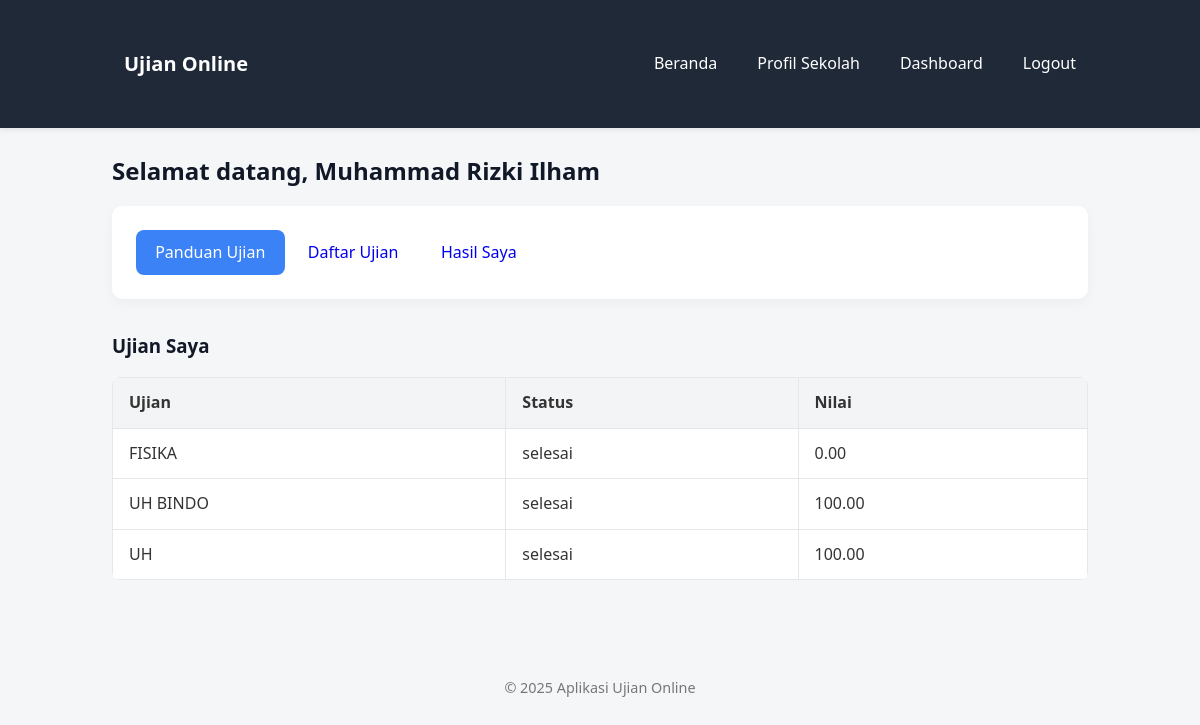
Screenshot of /siswa/index.php (signed in) with the database file from the repository.
### tables this page shows
CREATE TABLE `ujian_peserta` (
  `id` int(11) NOT NULL,
  `ujian_id` int(11) NOT NULL,
  `user_id` int(11) NOT NULL,
  `mulai_at` datetime DEFAULT NULL,
  `selesai_at` datetime DEFAULT NULL,
  `nilai` decimal(5,2) DEFAULT NULL,
  `status` enum('belum','sedang','selesai') DEFAULT 'belum',
  `created_at` timestamp NOT NULL DEFAULT current_timestamp()
);

CREATE TABLE `ujian` (
  `id` int(11) NOT NULL,
  `nama` varchar(150) NOT NULL,
  `mapel_id` int(11) DEFAULT NULL,
  `mulai_at` datetime NOT NULL,
  `selesai_at` datetime NOT NULL,
  `durasi_menit` int(11) NOT NULL,
  `acak_soal` tinyint(1) DEFAULT 1,
  `tampil_nilai` tinyint(1) DEFAULT 1,
  `created_by` int(11) NOT NULL,
  `created_at` timestamp NOT NULL DEFAULT current_timestamp()
);

### includes/functions.php (called while the page is built, shortened)
<?php
function h($str) {
    return htmlspecialchars($str, ENT_QUOTES, 'UTF-8');
}

### siswa/index.php (the view, shortened to what this page needs)
<?php
require_once __DIR__ . '/../config/db.php';
require_once __DIR__ . '/../includes/functions.php';
$user = current_user();
$stmt = $pdo->prepare('SELECT * FROM ujian_peserta WHERE user_id=? ORDER BY id DESC');
$stmt->execute([$user['id']]);
$peserta = $stmt->fetchAll();
include __DIR__ . '/../includes/header.php';
include __DIR__ . '/../includes/navbar.php';
?>
<div class="container">
<h2>Selamat datang, <?= h($user['fullname']) ?></h2>
<div class="card">
    <p><a class="btn btn-primary" href="panduan.php">Panduan Ujian</a> <a class="btn" href="ujian_list.php">Daftar Ujian</a> <a class="btn" href="hasil.php">Hasil Saya</a></p>
</div>
<h3>Ujian Saya</h3>
<table class="table">
    <thead><tr><th>Ujian</th><th>Status</th><th>Nilai</th></tr></thead>
    <tbody>
    <?php foreach($peserta as $p):
        $uj = $pdo->prepare('SELECT nama FROM ujian WHERE id=?');
        $uj->execute([$p['ujian_id']]);
        $ujn = $uj->fetch();
    ?>
    <tr>
        <td><?= h($ujn['nama']) ?></td>
        <td><?= h($p['status']) ?></td>
        <td><?= h($p['nilai']) ?></td>
    </tr>
    <?php endforeach; ?>
    </tbody>
</table>
</div>
<?php include __DIR__ . '/../includes/footer.php'; ?>

### assets/css/style.css (style rules this page uses)
* { box-sizing: border-box; margin: 0; padding: 0; }
body { font-family: 'Segoe UI', system-ui, sans-serif; background-color: #f4f6f8; color: #333; line-height: 1.6; min-height: 100vh; }
.container { max-width: 1024px; margin: 0 auto; padding: 1.5rem; }
.card { background: #fff; border-radius: 10px; padding: 1.5rem; box-shadow: 0 4px 12px rgba(0, 0, 0, 0.04); margin-bottom: 2rem; }
h1, h2, h3 { margin-bottom: 1rem; color: #111827; }
h2 { font-size: 1.5rem; }
.btn { display: inline-block; padding: 0.6rem 1.2rem; border-radius: 8px; font-weight: 500; cursor: pointer; text-decoration: none; border: none; transition: background 0.3s, color 0.3s; }
.btn-primary { background: #3b82f6; color: #fff; }
.table { width: 100%; border-collapse: collapse; background: #fff; border-radius: 8px; overflow: hidden; margin-bottom: 2rem; }
.table th, .table td { padding: 0.75rem 1rem; border: 1px solid #e5e7eb; text-align: left; }
.table th { background: #f3f4f6; font-weight: 600; }

### rows the page displays
ujian_peserta: ujian.nama "FISIKA", status "selesai", nilai "0.00"
ujian_peserta: ujian.nama "UH BINDO", status "selesai", nilai "100.00"
ujian_peserta: ujian.nama "UH", status "selesai", nilai "100.00"

### other values shown
$user['fullname'] "Muhammad Rizki Ilham"
